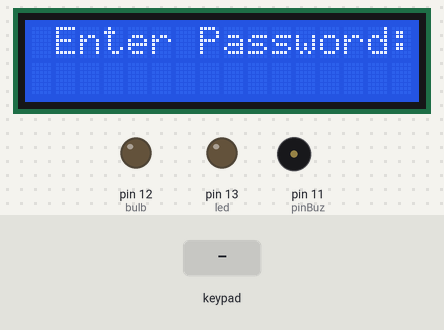
The sketch below on a simulated Arduino Uno, built with avr-gcc and run on an emulated ATmega328P. Shown: 16×2 character LCD, output pins drawn as LEDs (lit = HIGH), buzzer (waves = sounding, pin HIGH). Inputs (shaded band) come from the test bench. What the sketch prints to the serial monitor is not drawn.

Above: at 1.2 s.
1.3 s: key '*' pressed
At 2.8 s:
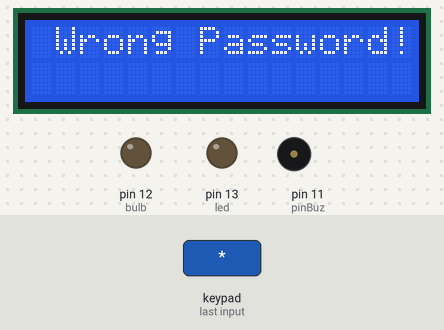
3.1 s: keypad keys 1 2 3 A 4 * pressed 0.4 s apart
At 6.0 s:
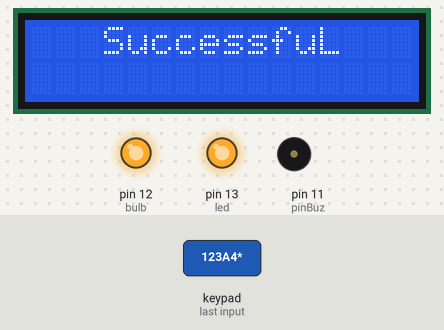
7.0 s: key 'D' pressed
At 8.4 s:
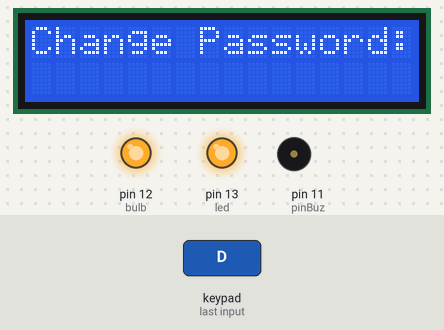
8.8 s: keypad keys 1 2 3 A 4 pressed 0.4 s apart
At 11.6 s:
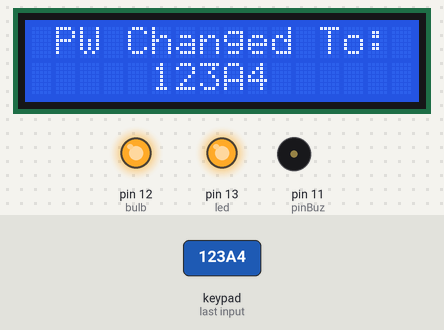
12.3 s: key '#' pressed
At 13.6 s:
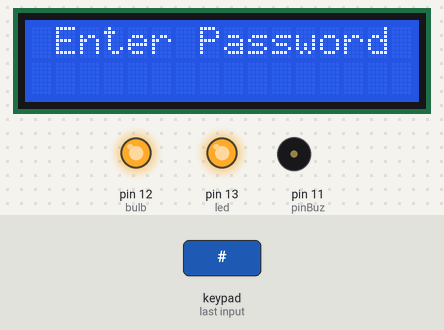
14.1 s: key 'B' pressed
At 14.25 s:
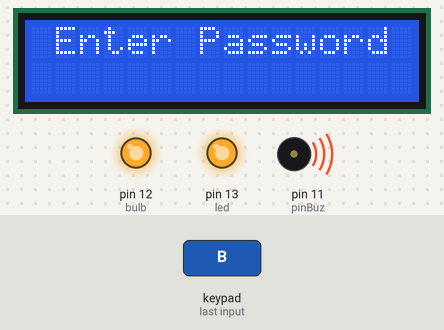
Timing chart, 0 to 16.9 s (numbered marks = the images above; inputs shaded):
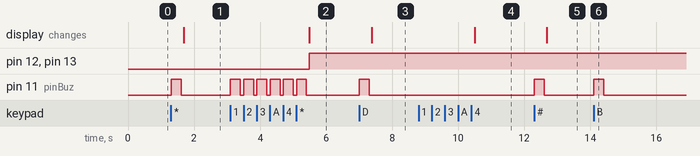

The sketch:

Keypad_LCD_L2C_RELAY.ino
```cpp
#include <Password.h>
#include <LiquidCrystal_I2C.h>
// Set the LCD address to 0x3F for a 16 chars and 2 line display // note: it may be different for your LCD please find it.
LiquidCrystal_I2C lcd(0x27,16,2);
#include <Keypad.h>

const byte numRows= 4;

const byte numCols= 4;

char keymap[numRows][numCols]= { {'1', '2', '3', 'A'},

{'4', '5', '6', 'B'},

{'7', '8', '9', 'C'},

{'*', '0', '#', 'D'} };

byte rowPins[numRows] = {9,8,7,6}; //Rows 0 to 3

byte colPins[numCols]= {5,4,3,2}; //Columns 0 to 3

//initializes an instance of the Keypad class

Keypad myKeypad= Keypad(makeKeymap(keymap), rowPins, colPins, numRows, numCols);
int bulb=12;

Password passwd = Password("123A4");
char passwd2[6]="";
int led = 13;
    const int pinBuz = 11; //Buzzer Pin


void setup() {
  Serial.begin(9600);
  pinMode(bulb, OUTPUT);
 pinMode(led, OUTPUT);
 pinMode(pinBuz,OUTPUT); //Defines pinBuz as an Output
  // put your setup code here, to run once:
// initialize the LCD
 lcd.begin();
lcd.clear(); // Clears the display
     lcd.setCursor(1,0);
   lcd.print("Enter Password: ");

}

void loop() {
  // put your main code here, to run repeatedly:
char key = myKeypad.getKey();
   if (key != NO_KEY){
         digitalWrite(pinBuz,HIGH); //Switch pressed, buzzer on
delay(300);
digitalWrite(pinBuz,LOW);
    Serial.print(key);
      delay(60);
      switch (key){
      case 'D': changepasswd(); break;
      case '*': checkpasswd(); break;
      case '#':{ passwd.reset();
       lcd.clear(); // Clears the display
     lcd.setCursor(0,0);
   lcd.print(" Enter Password ");

      break;
      }
     default: passwd.append(key);
      }
   }

}

void checkpasswd() {

  //Serial.print(passwd2);

   if (passwd.evaluate()){
     lcd.clear(); // Clears the display
      Serial.println("OK.");
        lcd.setCursor(0,0);
 lcd.print("   SuccessfuL   ");
 digitalWrite(led,HIGH);
  digitalWrite(bulb,HIGH);

   } else {
    digitalWrite(led,LOW);
      digitalWrite(bulb,LOW);
     lcd.clear(); // Clears the display
            lcd.setCursor(0,0);
            lcd.print(" Wrong Password! ");
      Serial.println("Wrong password!");
   }
   passwd.reset();

}

void changepasswd(){

       lcd.clear(); // Clears the display
     lcd.setCursor(0,0);
   lcd.print("Change Password:");
    for(byte i=0;i<5;i++){
       char key = NO_KEY;
       while(key == NO_KEY || key=='*' || key=='#' || key=='D') key = myKeypad.getKey();
        passwd2[i] = key;
        delay(60);
    }
    passwd2[5] = '\0'; //ensure correct string ending
    passwd.set(passwd2);
 lcd.clear(); // Clears the display
     lcd.setCursor(0,0);
     lcd.print(" PW Changed To: ");
    lcd.setCursor(0,1);
lcd.print("     ");
 lcd.print(passwd2);
lcd.print("     ");
     Serial.print("Password changed to ");
   Serial.println(passwd2);
}
```

Measured:
- after the input at 1.3 s, pin 11 (pinBuz): LOW → HIGH at once, → LOW 0.30 s later; the display: changes after 0.38 s (image 1)
- after the input at 3.1 s, pin 12 (bulb), pin 13 (led): LOW → HIGH after 2.4 s; pin 11 (pinBuz): alternates HIGH for 0.30 s and LOW for 0.10 s, 12 changes in all, then stays LOW, starting at once; the display: changes after 2.4 s (image 2)
- after the input at 7.0 s, pin 11 (pinBuz): LOW → HIGH at once, → LOW 0.30 s later; the display: changes after 0.38 s (image 3)
- after the input at 8.8 s, the display: changes after 1.7 s (image 4)
- after the input at 12.3 s, pin 11 (pinBuz): LOW → HIGH at once, → LOW 0.30 s later; the display: changes after 0.38 s (image 5)
- after the input at 14.1 s, pin 11 (pinBuz): LOW → HIGH at once, → LOW 0.30 s later
